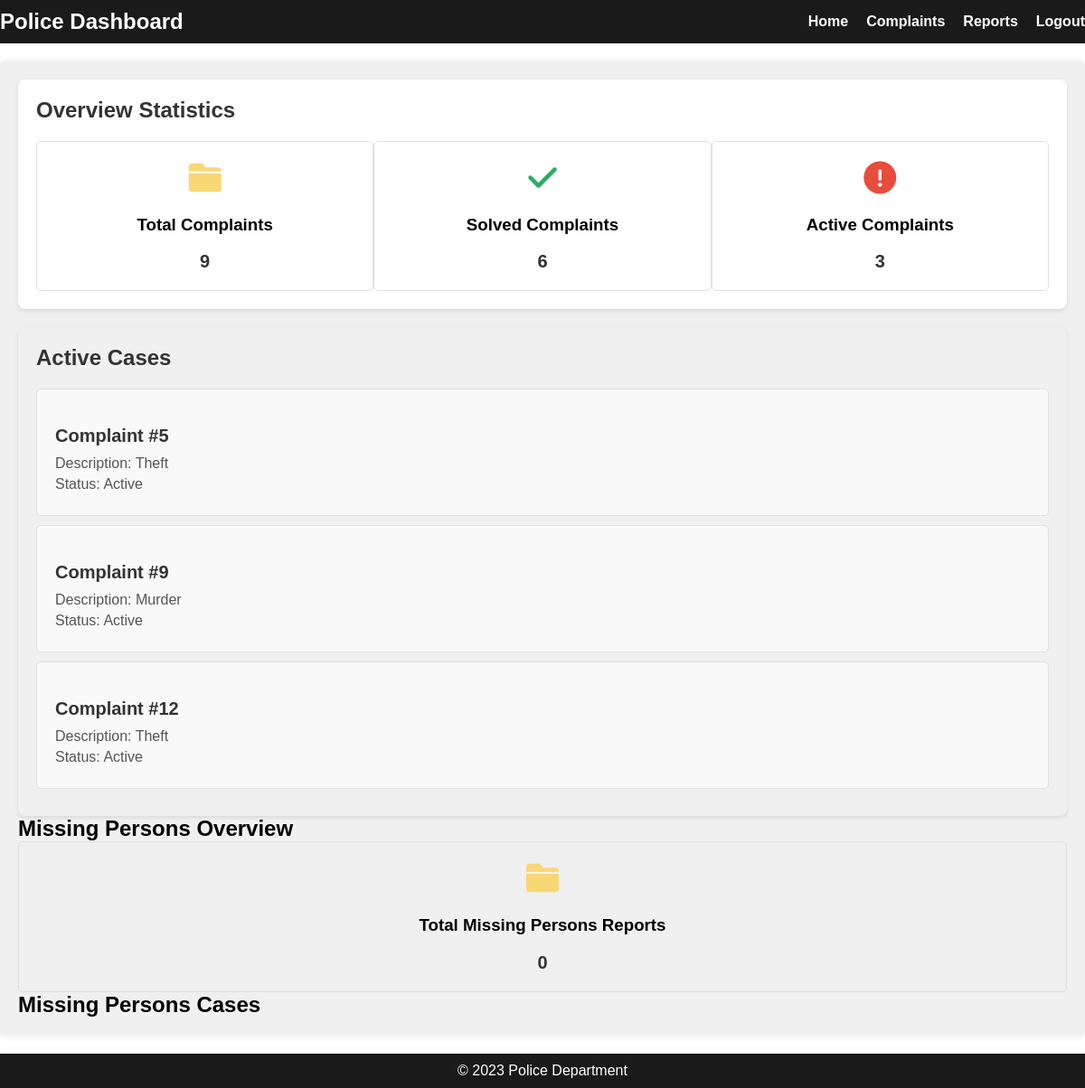
Page /myApp/policedashboard/ (signed in) on the earlier database version.
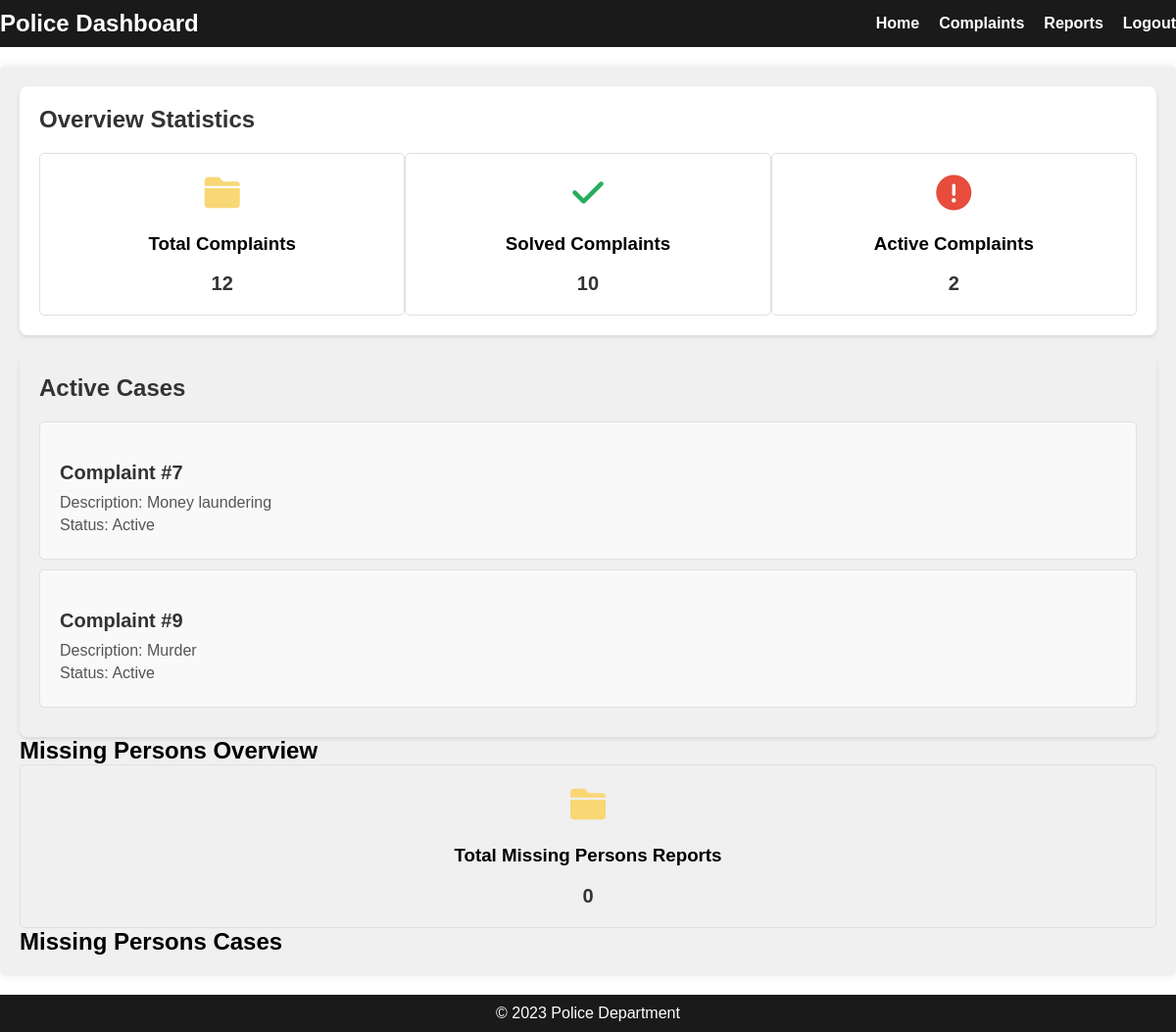
Same page on the later database version.
### myApp/models.py (models this page shows)
class Complaint(models.Model):
    name = models.CharField(max_length=100)
    email = models.EmailField()
    age = models.PositiveIntegerField()
    gender = models.CharField(max_length=1, choices=[('M', 'Male'), ('F', 'Female')])
    phone = models.CharField(max_length=10)
    place = models.CharField(max_length=100)
    description = models.TextField()
    is_solved = models.BooleanField(default=False)
    CATEGORY_CHOICES = [
        ('robbery', 'Robbery'),
        ('assault', 'Assault'),
        ('fraud', 'Fraud'),
        ('murder', 'Murder'),
        ('burglary', 'Burglary'),
        ('abuse', 'Abuse'),
        ('kidnapping', 'Kidnapping'),
        ('cybercrime', 'Cyber Crime'),
        ('other', 'Other'),
    ]
    category = models.CharField(max_length=20, choices=CATEGORY_CHOICES, default='other')

### myApp/views.py (the view)
# urls.py: path('policedashboard/', views.policedashboard, name='policedashboard'),
@login_required
def policedashboard(request):
    total_complaints = Complaint.objects.count()
    solved_complaints = Complaint.objects.filter(is_solved=True).count()
    active_complaints = Complaint.objects.filter(is_solved=False).count()
    active_complaint_data = Complaint.objects.filter(is_solved=False)
    missing_person_cases = MissingPerson.objects.all()
    return render(request, 'myApp/policedashboard.html', {
        'total_complaints': total_complaints,
        'solved_complaints': solved_complaints,
        'active_complaints': active_complaints,
        'active_complaint_data': active_complaint_data,
        'total_missing_persons': missing_person_cases.count(),
        'missing_person_cases': missing_person_cases,
    })

### myApp/templates/myApp/policedashboard.html (shortened to what this page needs)
<!DOCTYPE html>
<html lang="en">
<head>
    <link rel="stylesheet" href="https://cdnjs.cloudflare.com/ajax/libs/font-awesome/6.0.0-beta3/css/all.min.css">
</head>
<body>
    <header>
        <nav>
            <div class="logo">
                <h1>Police Dashboard</h1>
            </div>
            <ul>
                <li><a href="#">Home</a></li>
                <li><a href="{% url 'complaint_list' %}">Complaints</a></li>
                <li><a href="{% url 'policereport' %}">Reports</a></li>
                <li><a href="{% url 'policelogout'%}">Logout</a></li>
            </ul>
        </nav>
    </header>
    <main>
        <section class="statistics">
            <h2>Overview Statistics</h2>
            <div class="statistics-grid">
                <div class="statistic-item">
                    <div class="statistic-icon icon-folder">
                        <i class="fas fa-folder"></i>
                    </div>
                    <h3>Total Complaints</h3>
                    <p class="statistic-value">{{ total_complaints }}</p>
                </div>
                <div class="statistic-item">
                    <div class="statistic-icon icon-check">
                        <i class="fas fa-check"></i>
                    </div>
                    <h3>Solved Complaints</h3>
                    <p class="statistic-value">{{ solved_complaints }}</p>
                </div>
                <div class="statistic-item">
                    <div class="statistic-icon icon-exclamation">
                        <i class="fas fa-exclamation-circle"></i>
                    </div>
                    <h3>Active Complaints</h3>
                    <p class="statistic-value">{{ active_complaints }}</p>
                </div>
            </div>
        </section>
        <section class="cases">
            <h2>Active Cases</h2>
            <ul class="cases-list">
                {% for complaint in active_complaint_data %}
                <li>
                    <h3>Complaint #{{ complaint.id }}</h3>
                    <p>Description: {{ complaint.description }}</p>
                    <p>Status: {% if complaint.is_solved %}Solved{% else %}Active{% endif %}</p>
                </li>
                {% endfor %}
            </ul>
        </section>
        <section class="missing-persons">
            <h2>Missing Persons Overview</h2>
            <div class="statistics-grid">
                <div class="statistic-item">
                    <div class="statistic-icon icon-folder">
                        <i class="fas fa-folder"></i>
                    </div>
                    <h3>Total Missing Persons Reports</h3>
                    <p class="statistic-value">{{ total_missing_persons }}</p>
                </div>
            </div>
        </section>
        <section class="missing-person-cases">
            <h2>Missing Persons Cases</h2>
        </section>
    </main>
    <footer>
        <p>&copy; 2023 Police Department</p>
    </footer>
</body>
</html>

### myApp/templates/myApp/policedashboard.html (style rules this page uses)
body, h1, h2, p, ul, li { margin: 0; padding: 0; }
body { font-family: Arial, sans-serif; }
header { background-color: #1a1a1a; color: white; padding: 10px 0; }
nav { max-width: 1200px; margin: 0 auto; display: flex; justify-content: space-between; align-items: center; }
nav ul { list-style: none; display: flex; }
nav ul li { margin-right: 20px; }
nav ul li:last-child { margin-right: 0; }
nav ul li a { text-decoration: none; color: white; font-weight: bold; }
main { max-width: 1200px; margin: 20px auto; padding: 20px; background-color: #f0f0f0; box-shadow: 0 0 10px rgba(0, 0, 0, 0.1); border-radius: 5px; }
.statistics { background-color: #fff; border-radius: 8px; box-shadow: 0 2px 4px rgba(0, 0, 0, 0.1); padding: 20px; }
.statistics h2 { font-size: 24px; margin-bottom: 20px; color: #333; }
.statistics-grid { display: flex; justify-content: space-between; }
.statistic-item { text-align: center; flex: 1; padding: 20px; border: 1px solid #e0e0e0; border-radius: 5px; }
.statistic-icon { font-size: 36px; margin-bottom: 10px; }
.icon-folder { color: #F8D775; }
.icon-check { color: #27ae60; }
.icon-exclamation { color: #e74c3c; }
.statistic-value { font-size: 20px; font-weight: bold; color: #333; }
.cases { background-color: #f0f0f0; border-radius: 8px; box-shadow: 0 2px 4px rgba(0, 0, 0, 0.1); padding: 20px; margin-top: 20px; }
.cases h2 { font-size: 24px; margin-bottom: 20px; color: #333; }
.cases-list { list-style: none; padding: 0; }
.cases-list li { border: 1px solid #e0e0e0; border-radius: 5px; padding: 20px; margin-bottom: 10px; background-color: #f9f9f9; }
.cases-list h3 { font-size: 20px; margin-bottom: 10px; color: #333; }
.cases-list p { color: #555; font-size: 16px; margin-bottom: 5px; }
footer { background-color: #1a1a1a; color: white; text-align: center; padding: 10px 0; }

Differences in the rows shown:
no longer on this page (row edited): Complaint: id "5", description "Theft", is_solved "Active"
no longer on this page (row edited): Complaint: id "12", description "Theft", is_solved "Active"
now on this page (row edited): Complaint: id "7", description "Money laundering", is_solved "Active"
Other differences:
{{ total_complaints }}: "9" → "12"
{{ solved_complaints }}: "6" → "10"
{{ active_complaints }}: "3" → "2"
